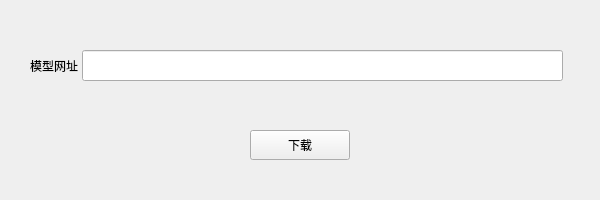
<?xml version="1.0" encoding="UTF-8"?>
<ui version="4.0">
 <class>Widget</class>
 <widget class="QWidget" name="Widget">
  <property name="geometry">
   <rect>
    <x>0</x>
    <y>0</y>
    <width>600</width>
    <height>200</height>
   </rect>
  </property>
  <property name="windowTitle">
   <string>Widget</string>
  </property>
  <widget class="QPushButton" name="pushButton">
   <property name="geometry">
    <rect>
     <x>250</x>
     <y>130</y>
     <width>100</width>
     <height>30</height>
    </rect>
   </property>
   <property name="text">
    <string>下载</string>
   </property>
  </widget>
  <widget class="QLineEdit" name="lineEdit">
   <property name="geometry">
    <rect>
     <x>82</x>
     <y>50</y>
     <width>481</width>
     <height>31</height>
    </rect>
   </property>
  </widget>
  <widget class="QLabel" name="label">
   <property name="geometry">
    <rect>
     <x>30</x>
     <y>50</y>
     <width>51</width>
     <height>31</height>
    </rect>
   </property>
   <property name="text">
    <string>模型网址</string>
   </property>
  </widget>
 </widget>
 <resources/>
 <connections/>
</ui>
